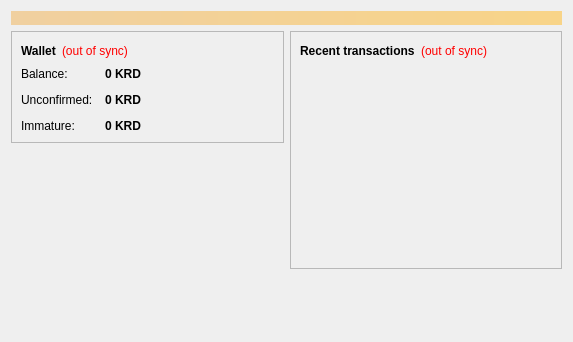
<?xml version="1.0" encoding="UTF-8"?>
<ui version="4.0">
 <class>OverviewPage</class>
 <widget class="QWidget" name="OverviewPage">
  <property name="geometry">
   <rect>
    <x>0</x>
    <y>0</y>
    <width>573</width>
    <height>342</height>
   </rect>
  </property>
  <property name="windowTitle">
   <string>Form</string>
  </property>
  <layout class="QVBoxLayout" name="topLayout">
   <item>
    <widget class="QLabel" name="labelAlerts">
     <property name="visible">
      <bool>false</bool>
     </property>
     <property name="styleSheet">
      <string notr="true">background-color: qlineargradient(x1: 0, y1: 0, x2: 1, y2: 0, stop:0 #F0D0A0, stop:1 #F8D488); color:#000000;</string>
     </property>
     <property name="wordWrap">
      <bool>true</bool>
     </property>
     <property name="margin">
      <number>3</number>
     </property>
    </widget>
   </item>
   <item>
    <layout class="QHBoxLayout" name="horizontalLayout" stretch="1,1">
     <item>
      <layout class="QVBoxLayout" name="verticalLayout_2">
       <item>
        <widget class="QFrame" name="frame">
         <property name="frameShape">
          <enum>QFrame::StyledPanel</enum>
         </property>
         <property name="frameShadow">
          <enum>QFrame::Raised</enum>
         </property>
         <layout class="QVBoxLayout" name="verticalLayout_4">
          <item>
           <layout class="QHBoxLayout" name="horizontalLayout_4">
            <item>
             <widget class="QLabel" name="label_5">
              <property name="font">
               <font>
                <weight>75</weight>
                <bold>true</bold>
               </font>
              </property>
              <property name="text">
               <string>Wallet</string>
              </property>
             </widget>
            </item>
            <item>
             <widget class="QLabel" name="labelWalletStatus">
              <property name="toolTip">
               <string>The displayed information may be out of date. Your wallet automatically synchronizes with the KreditCoin network after a connection is established, but this process has not completed yet.</string>
              </property>
              <property name="styleSheet">
               <string notr="true">QLabel { color: red; }</string>
              </property>
              <property name="text">
               <string notr="true">(out of sync)</string>
              </property>
              <property name="alignment">
               <set>Qt::AlignLeading|Qt::AlignLeft|Qt::AlignVCenter</set>
              </property>
             </widget>
            </item>
            <item>
             <spacer name="horizontalSpacer_2">
              <property name="orientation">
               <enum>Qt::Horizontal</enum>
              </property>
              <property name="sizeHint" stdset="0">
               <size>
                <width>40</width>
                <height>20</height>
               </size>
              </property>
             </spacer>
            </item>
           </layout>
          </item>
          <item>
           <layout class="QFormLayout" name="formLayout_2">
            <property name="fieldGrowthPolicy">
             <enum>QFormLayout::AllNonFixedFieldsGrow</enum>
            </property>
            <property name="horizontalSpacing">
             <number>12</number>
            </property>
            <property name="verticalSpacing">
             <number>12</number>
            </property>
            <item row="0" column="0">
             <widget class="QLabel" name="label">
              <property name="text">
               <string>Balance:</string>
              </property>
             </widget>
            </item>
            <item row="0" column="1">
             <widget class="QLabel" name="labelBalance">
              <property name="font">
               <font>
                <weight>75</weight>
                <bold>true</bold>
               </font>
              </property>
              <property name="cursor">
               <cursorShape>IBeamCursor</cursorShape>
              </property>
              <property name="toolTip">
               <string>Your current balance</string>
              </property>
              <property name="text">
               <string notr="true">0 KRD</string>
              </property>
              <property name="textInteractionFlags">
               <set>Qt::LinksAccessibleByMouse|Qt::TextSelectableByKeyboard|Qt::TextSelectableByMouse</set>
              </property>
             </widget>
            </item>
            <item row="1" column="0">
             <widget class="QLabel" name="label_3">
              <property name="text">
               <string>Unconfirmed:</string>
              </property>
             </widget>
            </item>
            <item row="1" column="1">
             <widget class="QLabel" name="labelUnconfirmed">
              <property name="font">
               <font>
                <weight>75</weight>
                <bold>true</bold>
               </font>
              </property>
              <property name="cursor">
               <cursorShape>IBeamCursor</cursorShape>
              </property>
              <property name="toolTip">
               <string>Total of transactions that have yet to be confirmed, and do not yet count toward the current balance</string>
              </property>
              <property name="text">
               <string notr="true">0 KRD</string>
              </property>
              <property name="textInteractionFlags">
               <set>Qt::LinksAccessibleByMouse|Qt::TextSelectableByKeyboard|Qt::TextSelectableByMouse</set>
              </property>
             </widget>
            </item>
            <item row="2" column="0">
             <widget class="QLabel" name="labelImmatureText">
              <property name="text">
               <string>Immature:</string>
              </property>
             </widget>
            </item>
            <item row="2" column="1">
             <widget class="QLabel" name="labelImmature">
              <property name="font">
               <font>
                <weight>75</weight>
                <bold>true</bold>
               </font>
              </property>
              <property name="toolTip">
               <string>Mined balance that has not yet matured</string>
              </property>
              <property name="text">
               <string notr="true">0 KRD</string>
              </property>
              <property name="textInteractionFlags">
               <set>Qt::LinksAccessibleByMouse|Qt::TextSelectableByKeyboard|Qt::TextSelectableByMouse</set>
              </property>
             </widget>
            </item>
           </layout>
          </item>
         </layout>
        </widget>
       </item>
       <item>
        <spacer name="verticalSpacer">
         <property name="orientation">
          <enum>Qt::Vertical</enum>
         </property>
         <property name="sizeHint" stdset="0">
          <size>
           <width>20</width>
           <height>40</height>
          </size>
         </property>
        </spacer>
       </item>
        <item>
         <widget class="QLabel" name="label_wallet_bgcoin">
          <property name="text">
           <string/>
          </property>
          <property name="pixmap">
           <pixmap resource="../bitcoin.qrc">:/images/wallet_bgcoin</pixmap>
          </property>
          <property name="scaledContents">
           <bool>false</bool>
          </property>
          <property name="alignment">
           <set>Qt::AlignCenter</set>
          </property>
          <property name="margin">
           <number>-2</number>
          </property>
         </widget>
        </item>
        <item>
         <widget class="QLabel" name="label_6">
          <property name="text">
           <string/>
          </property>
         </widget>
        </item>
      </layout>
     </item>
     <item>
      <layout class="QVBoxLayout" name="verticalLayout_3">
       <item>
        <widget class="QFrame" name="frame_2">
         <property name="frameShape">
          <enum>QFrame::StyledPanel</enum>
         </property>
         <property name="frameShadow">
          <enum>QFrame::Raised</enum>
         </property>
         <layout class="QVBoxLayout" name="verticalLayout">
          <item>
           <layout class="QHBoxLayout" name="horizontalLayout_2">
            <item>
             <widget class="QLabel" name="label_4">
              <property name="text">
               <string>&lt;b&gt;Recent transactions&lt;/b&gt;</string>
              </property>
             </widget>
            </item>
            <item>
             <widget class="QLabel" name="labelTransactionsStatus">
              <property name="toolTip">
               <string>The displayed information may be out of date. Your wallet automatically synchronizes with the KreditCoin network after a connection is established, but this process has not completed yet.</string>
              </property>
              <property name="styleSheet">
               <string notr="true">QLabel { color: red; }</string>
              </property>
              <property name="text">
               <string notr="true">(out of sync)</string>
              </property>
              <property name="alignment">
               <set>Qt::AlignRight|Qt::AlignTrailing|Qt::AlignVCenter</set>
              </property>
             </widget>
            </item>
            <item>
             <spacer name="horizontalSpacer">
              <property name="orientation">
               <enum>Qt::Horizontal</enum>
              </property>
              <property name="sizeHint" stdset="0">
               <size>
                <width>40</width>
                <height>20</height>
               </size>
              </property>
             </spacer>
            </item>
           </layout>
          </item>
          <item>
           <widget class="QListView" name="listTransactions">
            <property name="styleSheet">
             <string notr="true">QListView { background: transparent; }</string>
            </property>
            <property name="frameShape">
             <enum>QFrame::NoFrame</enum>
            </property>
            <property name="verticalScrollBarPolicy">
             <enum>Qt::ScrollBarAlwaysOff</enum>
            </property>
            <property name="horizontalScrollBarPolicy">
             <enum>Qt::ScrollBarAlwaysOff</enum>
            </property>
            <property name="selectionMode">
             <enum>QAbstractItemView::NoSelection</enum>
            </property>
           </widget>
          </item>
         </layout>
        </widget>
       </item>
       <item>
        <spacer name="verticalSpacer_2">
         <property name="orientation">
          <enum>Qt::Vertical</enum>
         </property>
         <property name="sizeHint" stdset="0">
          <size>
           <width>20</width>
           <height>40</height>
          </size>
         </property>
        </spacer>
       </item>
      </layout>
     </item>
    </layout>
   </item>
  </layout>
 </widget>
 <resources/>
 <connections/>
</ui>
